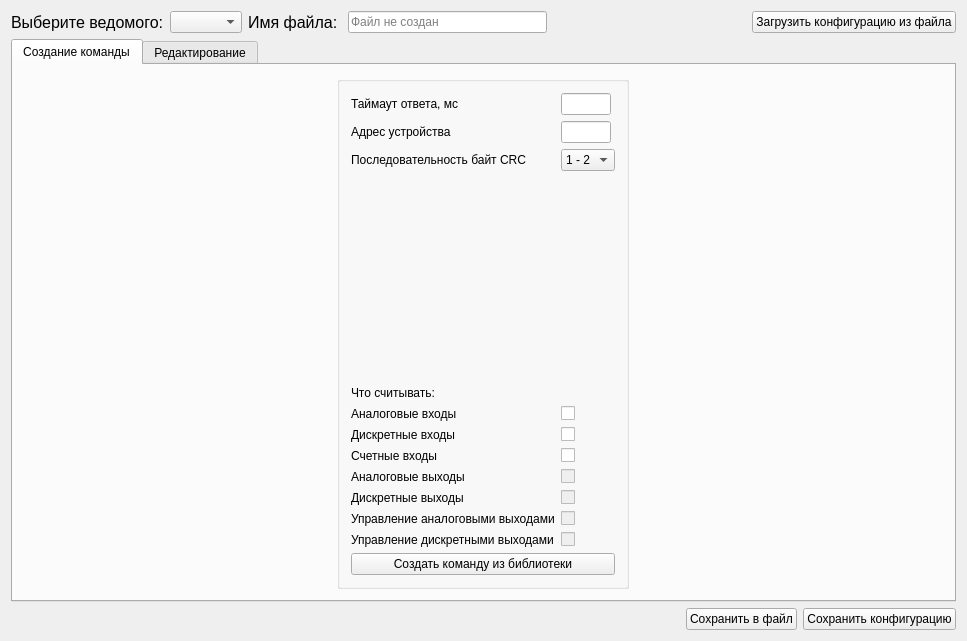
<?xml version="1.0" encoding="UTF-8"?>
<ui version="4.0">
 <class>ModbusWidgetSlaveSettings</class>
 <widget class="QWidget" name="ModbusWidgetSlaveSettings">
  <property name="windowModality">
   <enum>Qt::ApplicationModal</enum>
  </property>
  <property name="geometry">
   <rect>
    <x>0</x>
    <y>0</y>
    <width>967</width>
    <height>641</height>
   </rect>
  </property>
  <property name="windowTitle">
   <string>Настройка ведомых</string>
  </property>
  <property name="windowIcon">
   <iconset resource="../../../../DConf.qrc">
    <normaloff>:/images/connection.png</normaloff>:/images/connection.png</iconset>
  </property>
  <layout class="QVBoxLayout" name="verticalLayout">
   <item>
    <layout class="QHBoxLayout" name="horizontalLayout">
     <item>
      <widget class="QLabel" name="label_2">
       <property name="font">
        <font>
         <pointsize>12</pointsize>
        </font>
       </property>
       <property name="text">
        <string>Выберите ведомого:</string>
       </property>
      </widget>
     </item>
     <item>
      <widget class="QComboBox" name="comBoxSlaveID">
       <property name="minimumSize">
        <size>
         <width>0</width>
         <height>0</height>
        </size>
       </property>
      </widget>
     </item>
     <item>
      <widget class="QLabel" name="labFilename">
       <property name="font">
        <font>
         <pointsize>12</pointsize>
        </font>
       </property>
       <property name="text">
        <string>Имя файла: </string>
       </property>
      </widget>
     </item>
     <item>
      <widget class="QLineEdit" name="lEditFilename">
       <property name="placeholderText">
        <string>Файл не создан</string>
       </property>
      </widget>
     </item>
     <item>
      <spacer name="horizontalSpacer">
       <property name="orientation">
        <enum>Qt::Horizontal</enum>
       </property>
       <property name="sizeHint" stdset="0">
        <size>
         <width>40</width>
         <height>20</height>
        </size>
       </property>
      </spacer>
     </item>
     <item>
      <widget class="QPushButton" name="butLoadSlaveFromFile">
       <property name="text">
        <string>Загрузить конфигурацию из файла</string>
       </property>
      </widget>
     </item>
    </layout>
   </item>
   <item>
    <widget class="QTabWidget" name="tabSlaveDescription">
     <property name="currentIndex">
      <number>0</number>
     </property>
     <widget class="QWidget" name="tab_SlaveHeadline">
      <attribute name="title">
       <string>Создание команды</string>
      </attribute>
      <layout class="QHBoxLayout" name="horizontalLayout_2">
       <item>
        <widget class="QGroupBox" name="groupBox_3">
         <property name="sizePolicy">
          <sizepolicy hsizetype="Fixed" vsizetype="Preferred">
           <horstretch>0</horstretch>
           <verstretch>0</verstretch>
          </sizepolicy>
         </property>
         <property name="title">
          <string/>
         </property>
         <layout class="QVBoxLayout" name="verticalLayout_4">
          <item>
           <layout class="QFormLayout" name="formLayout">
            <item row="0" column="0">
             <widget class="QLabel" name="label_3">
              <property name="text">
               <string>Таймаут ответа, мс</string>
              </property>
             </widget>
            </item>
            <item row="0" column="1">
             <widget class="QLineEdit" name="lEdTimeout">
              <property name="sizePolicy">
               <sizepolicy hsizetype="MinimumExpanding" vsizetype="Fixed">
                <horstretch>0</horstretch>
                <verstretch>0</verstretch>
               </sizepolicy>
              </property>
              <property name="maximumSize">
               <size>
                <width>50</width>
                <height>16777215</height>
               </size>
              </property>
             </widget>
            </item>
            <item row="1" column="0">
             <widget class="QLabel" name="label_4">
              <property name="text">
               <string>Адрес устройства</string>
              </property>
             </widget>
            </item>
            <item row="1" column="1">
             <widget class="QLineEdit" name="lEdAddress">
              <property name="sizePolicy">
               <sizepolicy hsizetype="MinimumExpanding" vsizetype="Fixed">
                <horstretch>0</horstretch>
                <verstretch>0</verstretch>
               </sizepolicy>
              </property>
              <property name="maximumSize">
               <size>
                <width>50</width>
                <height>16777215</height>
               </size>
              </property>
             </widget>
            </item>
            <item row="3" column="0">
             <spacer name="verticalSpacer">
              <property name="orientation">
               <enum>Qt::Vertical</enum>
              </property>
              <property name="sizeHint" stdset="0">
               <size>
                <width>20</width>
                <height>40</height>
               </size>
              </property>
             </spacer>
            </item>
            <item row="4" column="0">
             <widget class="QLabel" name="label_9">
              <property name="text">
               <string>Что считывать:</string>
              </property>
             </widget>
            </item>
            <item row="5" column="0">
             <widget class="QLabel" name="label_5">
              <property name="text">
               <string>Аналоговые входы</string>
              </property>
             </widget>
            </item>
            <item row="5" column="1">
             <widget class="QCheckBox" name="cBoxAins">
              <property name="text">
               <string/>
              </property>
             </widget>
            </item>
            <item row="6" column="0">
             <widget class="QLabel" name="label_6">
              <property name="text">
               <string>Дискретные входы</string>
              </property>
             </widget>
            </item>
            <item row="6" column="1">
             <widget class="QCheckBox" name="cBoxDins">
              <property name="text">
               <string/>
              </property>
             </widget>
            </item>
            <item row="7" column="0">
             <widget class="QLabel" name="label_7">
              <property name="text">
               <string>Счетные входы</string>
              </property>
             </widget>
            </item>
            <item row="7" column="1">
             <widget class="QCheckBox" name="cBoxCins">
              <property name="text">
               <string/>
              </property>
             </widget>
            </item>
            <item row="8" column="0">
             <widget class="QLabel" name="label_8">
              <property name="text">
               <string>Аналоговые выходы</string>
              </property>
             </widget>
            </item>
            <item row="8" column="1">
             <widget class="QCheckBox" name="cBoxRAouts">
              <property name="enabled">
               <bool>false</bool>
              </property>
              <property name="text">
               <string/>
              </property>
             </widget>
            </item>
            <item row="9" column="0">
             <widget class="QLabel" name="label_10">
              <property name="text">
               <string>Дискретные выходы</string>
              </property>
             </widget>
            </item>
            <item row="9" column="1">
             <widget class="QCheckBox" name="cBoxRDouts">
              <property name="enabled">
               <bool>false</bool>
              </property>
              <property name="text">
               <string/>
              </property>
             </widget>
            </item>
            <item row="10" column="0">
             <widget class="QLabel" name="label_11">
              <property name="text">
               <string>Управление аналоговыми выходами</string>
              </property>
             </widget>
            </item>
            <item row="10" column="1">
             <widget class="QCheckBox" name="cBoxWAouts">
              <property name="enabled">
               <bool>false</bool>
              </property>
              <property name="text">
               <string/>
              </property>
             </widget>
            </item>
            <item row="11" column="0">
             <widget class="QLabel" name="label_12">
              <property name="text">
               <string>Управление дискретными выходами</string>
              </property>
             </widget>
            </item>
            <item row="11" column="1">
             <widget class="QCheckBox" name="cBoxWDouts">
              <property name="enabled">
               <bool>false</bool>
              </property>
              <property name="text">
               <string/>
              </property>
             </widget>
            </item>
            <item row="2" column="0">
             <widget class="QLabel" name="label">
              <property name="text">
               <string>Последовательность байт CRC</string>
              </property>
             </widget>
            </item>
            <item row="2" column="1">
             <widget class="QComboBox" name="comBoxCRC">
              <item>
               <property name="text">
                <string>1 - 2</string>
               </property>
              </item>
              <item>
               <property name="text">
                <string>2 - 1</string>
               </property>
              </item>
             </widget>
            </item>
           </layout>
          </item>
          <item>
           <widget class="QPushButton" name="butCreateFromLibrary">
            <property name="text">
             <string>Создать команду из библиотеки</string>
            </property>
           </widget>
          </item>
         </layout>
        </widget>
       </item>
       <item>
        <layout class="QHBoxLayout" name="hLayoutForTable"/>
       </item>
      </layout>
     </widget>
     <widget class="QWidget" name="tab_CommandDescribe">
      <attribute name="title">
       <string>Редактирование</string>
      </attribute>
      <layout class="QVBoxLayout" name="verticalLayout_2">
       <item>
        <layout class="QHBoxLayout" name="horizontalLayout_3">
         <item>
          <widget class="QLabel" name="label_13">
           <property name="text">
            <string>Выберите команду:               </string>
           </property>
          </widget>
         </item>
         <item>
          <widget class="QComboBox" name="comBoxCommand">
           <property name="sizePolicy">
            <sizepolicy hsizetype="MinimumExpanding" vsizetype="Fixed">
             <horstretch>0</horstretch>
             <verstretch>0</verstretch>
            </sizepolicy>
           </property>
           <property name="minimumSize">
            <size>
             <width>200</width>
             <height>0</height>
            </size>
           </property>
          </widget>
         </item>
         <item>
          <spacer name="horizontalSpacer_4">
           <property name="orientation">
            <enum>Qt::Horizontal</enum>
           </property>
           <property name="sizeHint" stdset="0">
            <size>
             <width>40</width>
             <height>20</height>
            </size>
           </property>
          </spacer>
         </item>
        </layout>
       </item>
       <item>
        <widget class="QGroupBox" name="groupBoxCommandDescriprion">
         <property name="title">
          <string>Заголовок описания команды</string>
         </property>
         <layout class="QHBoxLayout" name="hLayoutFromGroupBoxCommand">
          <item>
           <spacer name="horizontalSpacer_2">
            <property name="orientation">
             <enum>Qt::Horizontal</enum>
            </property>
            <property name="sizeHint" stdset="0">
             <size>
              <width>40</width>
              <height>20</height>
             </size>
            </property>
           </spacer>
          </item>
         </layout>
        </widget>
       </item>
       <item>
        <layout class="QHBoxLayout" name="horizontalLayout_7">
         <item>
          <widget class="QLabel" name="label_36">
           <property name="text">
            <string>Выберите Mosbus функцию: </string>
           </property>
          </widget>
         </item>
         <item>
          <widget class="QComboBox" name="comBoxModbusFunction">
           <property name="sizePolicy">
            <sizepolicy hsizetype="MinimumExpanding" vsizetype="Fixed">
             <horstretch>0</horstretch>
             <verstretch>0</verstretch>
            </sizepolicy>
           </property>
           <property name="minimumSize">
            <size>
             <width>200</width>
             <height>0</height>
            </size>
           </property>
          </widget>
         </item>
         <item>
          <spacer name="horizontalSpacer_3">
           <property name="orientation">
            <enum>Qt::Horizontal</enum>
           </property>
           <property name="sizeHint" stdset="0">
            <size>
             <width>40</width>
             <height>20</height>
            </size>
           </property>
          </spacer>
         </item>
        </layout>
       </item>
       <item>
        <widget class="QGroupBox" name="groupBoxModbusFuncDescr">
         <property name="title">
          <string>Структура описания функции</string>
         </property>
         <layout class="QVBoxLayout" name="vLayoutModbusFunction"/>
        </widget>
       </item>
       <item>
        <spacer name="verticalSpacer_2">
         <property name="orientation">
          <enum>Qt::Vertical</enum>
         </property>
         <property name="sizeHint" stdset="0">
          <size>
           <width>20</width>
           <height>40</height>
          </size>
         </property>
        </spacer>
       </item>
      </layout>
     </widget>
    </widget>
   </item>
   <item>
    <layout class="QHBoxLayout" name="horizontalLayout_8">
     <item>
      <spacer name="horizontalSpacer_5">
       <property name="orientation">
        <enum>Qt::Horizontal</enum>
       </property>
       <property name="sizeHint" stdset="0">
        <size>
         <width>40</width>
         <height>20</height>
        </size>
       </property>
      </spacer>
     </item>
     <item>
      <widget class="QPushButton" name="butSaveToFile">
       <property name="text">
        <string>Сохранить в файл</string>
       </property>
      </widget>
     </item>
     <item>
      <widget class="QPushButton" name="butSave">
       <property name="text">
        <string>Сохранить конфигурацию</string>
       </property>
      </widget>
     </item>
    </layout>
   </item>
  </layout>
 </widget>
 <layoutdefault spacing="6" margin="11"/>
 <resources>
  <include location="../../../../res.qrc"/>
  <include location="../../../../DConf.qrc"/>
 </resources>
 <connections/>
</ui>
